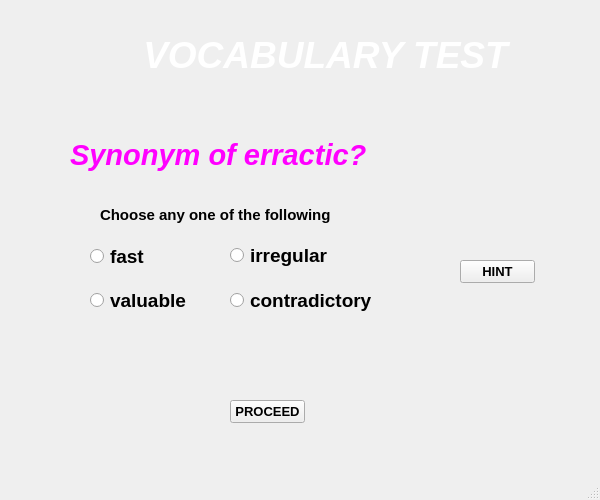
<?xml version="1.0" encoding="UTF-8"?>
<ui version="4.0">
 <class>win6</class>
 <widget class="QMainWindow" name="win6">
  <property name="geometry">
   <rect>
    <x>0</x>
    <y>0</y>
    <width>600</width>
    <height>500</height>
   </rect>
  </property>
  <property name="minimumSize">
   <size>
    <width>600</width>
    <height>500</height>
   </size>
  </property>
  <property name="maximumSize">
   <size>
    <width>600</width>
    <height>500</height>
   </size>
  </property>
  <property name="windowTitle">
   <string>MainWindow</string>
  </property>
  <widget class="QWidget" name="centralwidget">
   <widget class="QPushButton" name="win6proceed">
    <property name="geometry">
     <rect>
      <x>230</x>
      <y>400</y>
      <width>75</width>
      <height>23</height>
     </rect>
    </property>
    <property name="font">
     <font>
      <pointsize>10</pointsize>
      <weight>75</weight>
      <bold>true</bold>
     </font>
    </property>
    <property name="text">
     <string>PROCEED</string>
    </property>
   </widget>
   <widget class="QPushButton" name="win6hint">
    <property name="geometry">
     <rect>
      <x>460</x>
      <y>260</y>
      <width>75</width>
      <height>23</height>
     </rect>
    </property>
    <property name="font">
     <font>
      <pointsize>10</pointsize>
      <weight>75</weight>
      <bold>true</bold>
     </font>
    </property>
    <property name="text">
     <string>HINT</string>
    </property>
   </widget>
   <widget class="QLabel" name="win6mainqueslabel">
    <property name="geometry">
     <rect>
      <x>70</x>
      <y>130</y>
      <width>401</width>
      <height>51</height>
     </rect>
    </property>
    <property name="text">
     <string>&lt;html&gt;&lt;head/&gt;&lt;body&gt;&lt;p&gt;&lt;span style=&quot; font-size:22pt; font-weight:600; font-style:italic; color:#ff00ff;&quot;&gt;Synonym of erractic?&lt;/span&gt;&lt;/p&gt;&lt;/body&gt;&lt;/html&gt;</string>
    </property>
   </widget>
   <widget class="QRadioButton" name="win6fast">
    <property name="geometry">
     <rect>
      <x>90</x>
      <y>246</y>
      <width>91</width>
      <height>21</height>
     </rect>
    </property>
    <property name="font">
     <font>
      <pointsize>14</pointsize>
      <weight>75</weight>
      <bold>true</bold>
     </font>
    </property>
    <property name="text">
     <string>fast</string>
    </property>
   </widget>
   <widget class="QRadioButton" name="win6irregular">
    <property name="geometry">
     <rect>
      <x>230</x>
      <y>240</y>
      <width>141</width>
      <height>31</height>
     </rect>
    </property>
    <property name="font">
     <font>
      <pointsize>14</pointsize>
      <weight>75</weight>
      <bold>true</bold>
     </font>
    </property>
    <property name="text">
     <string>irregular</string>
    </property>
   </widget>
   <widget class="QRadioButton" name="win6valuable">
    <property name="geometry">
     <rect>
      <x>90</x>
      <y>290</y>
      <width>111</width>
      <height>21</height>
     </rect>
    </property>
    <property name="font">
     <font>
      <pointsize>14</pointsize>
      <weight>75</weight>
      <bold>true</bold>
     </font>
    </property>
    <property name="text">
     <string>valuable</string>
    </property>
   </widget>
   <widget class="QRadioButton" name="win6contradictory">
    <property name="geometry">
     <rect>
      <x>230</x>
      <y>290</y>
      <width>161</width>
      <height>21</height>
     </rect>
    </property>
    <property name="font">
     <font>
      <pointsize>14</pointsize>
      <weight>75</weight>
      <bold>true</bold>
     </font>
    </property>
    <property name="text">
     <string>contradictory</string>
    </property>
   </widget>
   <widget class="QLabel" name="win6headinglabel">
    <property name="geometry">
     <rect>
      <x>130</x>
      <y>20</y>
      <width>391</width>
      <height>71</height>
     </rect>
    </property>
    <property name="text">
     <string>&lt;html&gt;&lt;head/&gt;&lt;body&gt;&lt;p align=&quot;center&quot;&gt;&lt;span style=&quot; font-size:28pt; font-weight:600; font-style:italic; color:#ffffff;&quot;&gt;VOCABULARY TEST&lt;/span&gt;&lt;/p&gt;&lt;/body&gt;&lt;/html&gt;</string>
    </property>
   </widget>
   <widget class="QLabel" name="win6imagelabel">
    <property name="geometry">
     <rect>
      <x>0</x>
      <y>0</y>
      <width>611</width>
      <height>491</height>
     </rect>
    </property>
    <property name="text">
     <string>&lt;html&gt;&lt;head/&gt;&lt;body&gt;&lt;p&gt;&lt;img src=&quot;:/IMAGES/back8.png&quot;/&gt;&lt;/p&gt;&lt;/body&gt;&lt;/html&gt;</string>
    </property>
   </widget>
   <widget class="QLabel" name="win6optionques">
    <property name="geometry">
     <rect>
      <x>100</x>
      <y>200</y>
      <width>271</width>
      <height>31</height>
     </rect>
    </property>
    <property name="font">
     <font>
      <pointsize>12</pointsize>
      <weight>75</weight>
      <bold>true</bold>
     </font>
    </property>
    <property name="text">
     <string>&lt;html&gt;&lt;head/&gt;&lt;body&gt;&lt;p&gt;&lt;span style=&quot; font-size:11pt;&quot;&gt;Choose any one of the following&lt;/span&gt;&lt;/p&gt;&lt;/body&gt;&lt;/html&gt;</string>
    </property>
   </widget>
   <widget class="QLabel" name="win6headingimage">
    <property name="geometry">
     <rect>
      <x>90</x>
      <y>30</y>
      <width>481</width>
      <height>51</height>
     </rect>
    </property>
    <property name="text">
     <string>&lt;html&gt;&lt;head/&gt;&lt;body&gt;&lt;p&gt;&lt;img src=&quot;:/IMAGES/back5.png&quot;/&gt;&lt;/p&gt;&lt;/body&gt;&lt;/html&gt;</string>
    </property>
   </widget>
   <zorder>win6imagelabel</zorder>
   <zorder>win6proceed</zorder>
   <zorder>win6mainqueslabel</zorder>
   <zorder>win6fast</zorder>
   <zorder>win6irregular</zorder>
   <zorder>win6valuable</zorder>
   <zorder>win6contradictory</zorder>
   <zorder>win6hint</zorder>
   <zorder>win6optionques</zorder>
   <zorder>win6headingimage</zorder>
   <zorder>win6headinglabel</zorder>
  </widget>
  <widget class="QMenuBar" name="menubar">
   <property name="geometry">
    <rect>
     <x>0</x>
     <y>0</y>
     <width>600</width>
     <height>21</height>
    </rect>
   </property>
  </widget>
  <widget class="QStatusBar" name="statusbar"/>
 </widget>
 <resources>
  <include location="../images.qrc"/>
 </resources>
 <connections/>
</ui>
